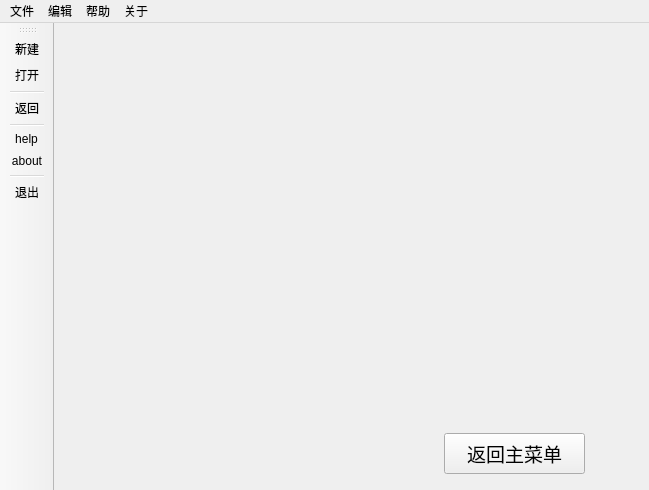
<?xml version="1.0" encoding="UTF-8"?>
<ui version="4.0">
 <class>main_controlClass</class>
 <widget class="QMainWindow" name="main_controlClass">
  <property name="geometry">
   <rect>
    <x>0</x>
    <y>0</y>
    <width>649</width>
    <height>490</height>
   </rect>
  </property>
  <property name="windowTitle">
   <string>main_control</string>
  </property>
  <widget class="QWidget" name="centralWidget">
   <widget class="QStackedWidget" name="stackedWidget">
    <property name="geometry">
     <rect>
      <x>0</x>
      <y>0</y>
      <width>581</width>
      <height>461</height>
     </rect>
    </property>
    <property name="currentIndex">
     <number>1</number>
    </property>
    <widget class="QWidget" name="page">
     <widget class="QLabel" name="label">
      <property name="geometry">
       <rect>
        <x>90</x>
        <y>60</y>
        <width>391</width>
        <height>111</height>
       </rect>
      </property>
      <property name="font">
       <font>
        <family>Microsoft JhengHei</family>
        <pointsize>36</pointsize>
        <weight>50</weight>
        <bold>false</bold>
       </font>
      </property>
      <property name="text">
       <string>井字棋游戏</string>
      </property>
      <property name="alignment">
       <set>Qt::AlignCenter</set>
      </property>
     </widget>
     <widget class="QToolButton" name="toolButton">
      <property name="geometry">
       <rect>
        <x>160</x>
        <y>210</y>
        <width>221</width>
        <height>61</height>
       </rect>
      </property>
      <property name="font">
       <font>
        <family>华文楷体</family>
        <pointsize>16</pointsize>
       </font>
      </property>
      <property name="text">
       <string>开始游戏</string>
      </property>
      <property name="icon">
       <iconset resource="main_control.qrc">
        <normaloff>:/resources/u=2361293748,1681636035&amp;fm=26&amp;fmt=auto.webp</normaloff>:/resources/u=2361293748,1681636035&amp;fm=26&amp;fmt=auto.webp</iconset>
      </property>
      <property name="iconSize">
       <size>
        <width>151</width>
        <height>61</height>
       </size>
      </property>
      <property name="toolButtonStyle">
       <enum>Qt::ToolButtonTextBesideIcon</enum>
      </property>
     </widget>
     <widget class="QToolButton" name="toolButton_2">
      <property name="geometry">
       <rect>
        <x>160</x>
        <y>330</y>
        <width>221</width>
        <height>61</height>
       </rect>
      </property>
      <property name="font">
       <font>
        <family>华文楷体</family>
        <pointsize>16</pointsize>
       </font>
      </property>
      <property name="text">
       <string>退出游戏</string>
      </property>
      <property name="icon">
       <iconset resource="main_control.qrc">
        <normaloff>:/resources/u=2361293748,1681636035&amp;fm=26&amp;fmt=auto.webp</normaloff>:/resources/u=2361293748,1681636035&amp;fm=26&amp;fmt=auto.webp</iconset>
      </property>
      <property name="iconSize">
       <size>
        <width>221</width>
        <height>61</height>
       </size>
      </property>
      <property name="toolButtonStyle">
       <enum>Qt::ToolButtonTextBesideIcon</enum>
      </property>
     </widget>
    </widget>
    <widget class="QWidget" name="page_2">
     <widget class="QToolButton" name="toolButton_3">
      <property name="geometry">
       <rect>
        <x>70</x>
        <y>60</y>
        <width>101</width>
        <height>101</height>
       </rect>
      </property>
      <property name="text">
       <string/>
      </property>
      <property name="autoRaise">
       <bool>true</bool>
      </property>
     </widget>
     <widget class="QToolButton" name="toolButton_4">
      <property name="geometry">
       <rect>
        <x>240</x>
        <y>60</y>
        <width>101</width>
        <height>101</height>
       </rect>
      </property>
      <property name="text">
       <string/>
      </property>
      <property name="autoRaise">
       <bool>true</bool>
      </property>
     </widget>
     <widget class="QToolButton" name="toolButton_5">
      <property name="geometry">
       <rect>
        <x>410</x>
        <y>60</y>
        <width>101</width>
        <height>101</height>
       </rect>
      </property>
      <property name="text">
       <string/>
      </property>
      <property name="autoRaise">
       <bool>true</bool>
      </property>
     </widget>
     <widget class="QToolButton" name="toolButton_6">
      <property name="geometry">
       <rect>
        <x>70</x>
        <y>180</y>
        <width>101</width>
        <height>101</height>
       </rect>
      </property>
      <property name="text">
       <string/>
      </property>
      <property name="autoRaise">
       <bool>true</bool>
      </property>
     </widget>
     <widget class="QToolButton" name="toolButton_7">
      <property name="geometry">
       <rect>
        <x>240</x>
        <y>180</y>
        <width>101</width>
        <height>101</height>
       </rect>
      </property>
      <property name="text">
       <string/>
      </property>
      <property name="autoRaise">
       <bool>true</bool>
      </property>
     </widget>
     <widget class="QToolButton" name="toolButton_8">
      <property name="geometry">
       <rect>
        <x>410</x>
        <y>180</y>
        <width>101</width>
        <height>101</height>
       </rect>
      </property>
      <property name="text">
       <string/>
      </property>
      <property name="autoRaise">
       <bool>true</bool>
      </property>
     </widget>
     <widget class="QToolButton" name="toolButton_9">
      <property name="geometry">
       <rect>
        <x>70</x>
        <y>300</y>
        <width>101</width>
        <height>101</height>
       </rect>
      </property>
      <property name="text">
       <string/>
      </property>
      <property name="autoRaise">
       <bool>true</bool>
      </property>
     </widget>
     <widget class="QToolButton" name="toolButton_10">
      <property name="geometry">
       <rect>
        <x>240</x>
        <y>300</y>
        <width>101</width>
        <height>101</height>
       </rect>
      </property>
      <property name="text">
       <string/>
      </property>
      <property name="autoRaise">
       <bool>true</bool>
      </property>
     </widget>
     <widget class="QToolButton" name="toolButton_11">
      <property name="geometry">
       <rect>
        <x>410</x>
        <y>300</y>
        <width>101</width>
        <height>101</height>
       </rect>
      </property>
      <property name="text">
       <string/>
      </property>
      <property name="autoRaise">
       <bool>true</bool>
      </property>
     </widget>
     <widget class="QPushButton" name="pushButton">
      <property name="geometry">
       <rect>
        <x>390</x>
        <y>410</y>
        <width>141</width>
        <height>41</height>
       </rect>
      </property>
      <property name="font">
       <font>
        <family>华文楷体</family>
        <pointsize>14</pointsize>
       </font>
      </property>
      <property name="text">
       <string>返回主菜单</string>
      </property>
     </widget>
    </widget>
    <widget class="QWidget" name="page_3"/>
   </widget>
  </widget>
  <widget class="QMenuBar" name="menuBar">
   <property name="geometry">
    <rect>
     <x>0</x>
     <y>0</y>
     <width>649</width>
     <height>26</height>
    </rect>
   </property>
   <widget class="QMenu" name="menu">
    <property name="title">
     <string>文件</string>
    </property>
    <addaction name="actionnew"/>
    <addaction name="actionopen"/>
    <addaction name="separator"/>
    <addaction name="actionquit"/>
   </widget>
   <widget class="QMenu" name="menu_2">
    <property name="title">
     <string>编辑</string>
    </property>
    <addaction name="actionreturn"/>
   </widget>
   <widget class="QMenu" name="menu_3">
    <property name="title">
     <string>帮助</string>
    </property>
    <addaction name="actionhelp"/>
   </widget>
   <widget class="QMenu" name="menu_4">
    <property name="title">
     <string>关于</string>
    </property>
    <addaction name="actionabout"/>
   </widget>
   <addaction name="menu"/>
   <addaction name="menu_2"/>
   <addaction name="menu_3"/>
   <addaction name="menu_4"/>
  </widget>
  <widget class="QToolBar" name="mainToolBar">
   <attribute name="toolBarArea">
    <enum>LeftToolBarArea</enum>
   </attribute>
   <attribute name="toolBarBreak">
    <bool>false</bool>
   </attribute>
   <addaction name="actionnew"/>
   <addaction name="actionopen"/>
   <addaction name="separator"/>
   <addaction name="actionreturn"/>
   <addaction name="separator"/>
   <addaction name="actionhelp"/>
   <addaction name="actionabout"/>
   <addaction name="separator"/>
   <addaction name="actionquit"/>
  </widget>
  <action name="actionnew">
   <property name="text">
    <string>新建</string>
   </property>
  </action>
  <action name="actionopen">
   <property name="text">
    <string>打开</string>
   </property>
  </action>
  <action name="actionquit">
   <property name="text">
    <string>退出</string>
   </property>
  </action>
  <action name="actioncopy">
   <property name="text">
    <string>复制</string>
   </property>
  </action>
  <action name="actionstick">
   <property name="text">
    <string>粘贴</string>
   </property>
  </action>
  <action name="actionGIT">
   <property name="text">
    <string>GIT</string>
   </property>
  </action>
  <action name="actionPULL">
   <property name="text">
    <string>PULL</string>
   </property>
  </action>
  <action name="actionPUSH">
   <property name="text">
    <string>PUSH</string>
   </property>
  </action>
  <action name="actionCLONE">
   <property name="text">
    <string>CLONE</string>
   </property>
  </action>
  <action name="actionhelp">
   <property name="text">
    <string>help</string>
   </property>
  </action>
  <action name="actionabout">
   <property name="text">
    <string>about</string>
   </property>
  </action>
  <action name="actionreturn">
   <property name="text">
    <string>返回</string>
   </property>
  </action>
 </widget>
 <layoutdefault spacing="6" margin="11"/>
 <resources>
  <include location="main_control.qrc"/>
 </resources>
 <connections/>
</ui>
